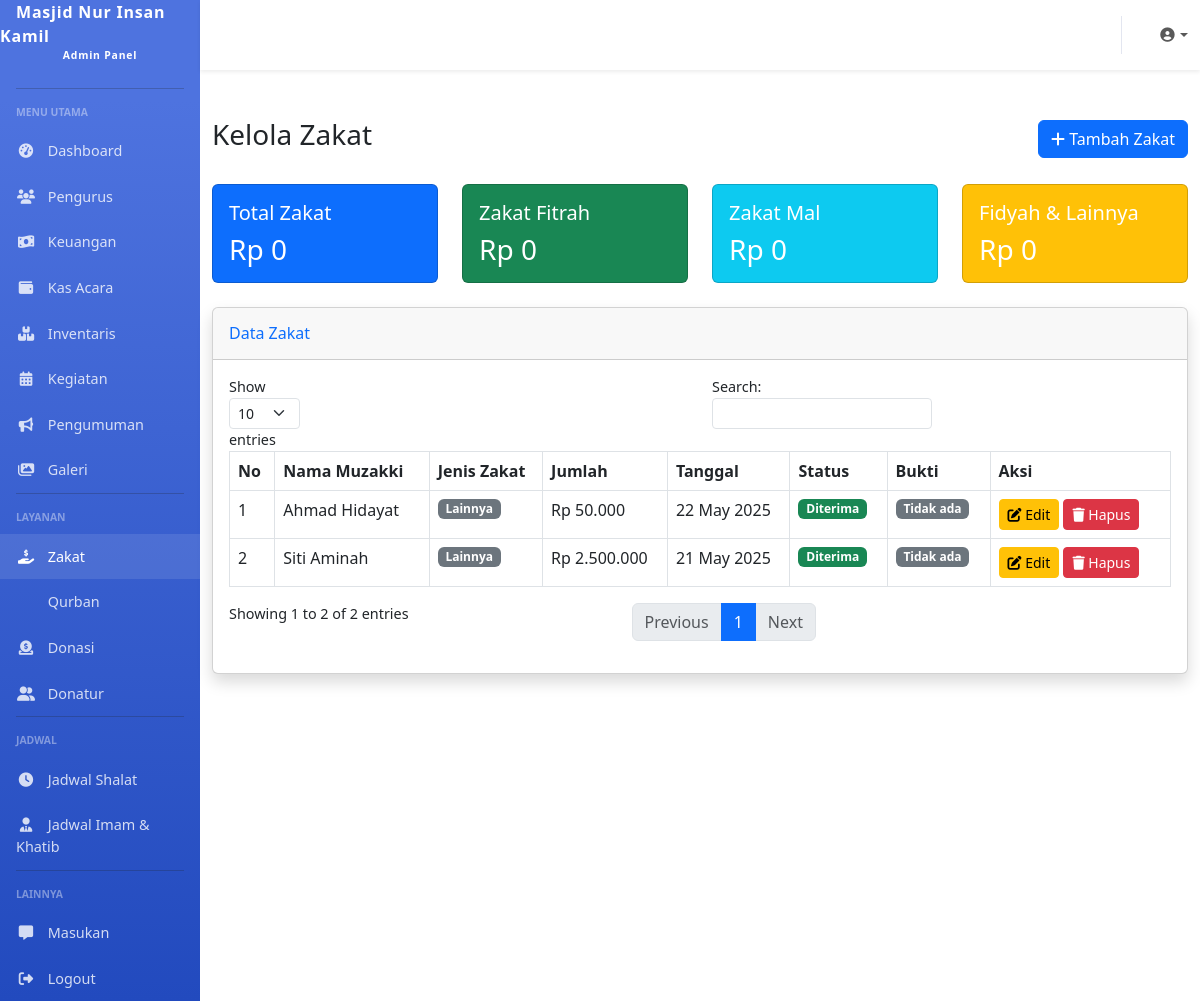
/admin/zakat.php (signed in), run on the app's committed database.
### tables this page shows
CREATE TABLE `settings` (
  `id` int(11) NOT NULL,
  `nama_masjid` varchar(100) NOT NULL DEFAULT 'Masjid Nur Insan Kamil',
  `alamat` text DEFAULT NULL,
  `no_telepon` varchar(20) DEFAULT NULL,
  `email` varchar(100) DEFAULT NULL,
  `logo` varchar(255) DEFAULT NULL,
  `deskripsi` text DEFAULT NULL,
  `rekening_bank` text DEFAULT NULL,
  `qris_image` varchar(255) DEFAULT NULL,
  `visi` text DEFAULT NULL,
  `misi` text DEFAULT NULL,
  `sejarah` text DEFAULT NULL,
  `created_at` timestamp NOT NULL DEFAULT current_timestamp(),
  `updated_at` timestamp NOT NULL DEFAULT current_timestamp() ON UPDATE current_timestamp()
);

CREATE TABLE `zakat` (
  `id` int(11) NOT NULL,
  `nama_muzakki` varchar(100) NOT NULL,
  `jenis_zakat` varchar(50) NOT NULL,
  `jumlah` decimal(15,2) NOT NULL,
  `tanggal` date NOT NULL,
  `alamat` text DEFAULT NULL,
  `no_telepon` varchar(20) DEFAULT NULL,
  `email` varchar(100) DEFAULT NULL,
  `metode_pembayaran` varchar(50) DEFAULT NULL,
  `status` enum('pending','diterima','disalurkan') DEFAULT 'pending',
  `bukti_pembayaran` varchar(255) DEFAULT NULL,
  `keterangan` text DEFAULT NULL,
  `created_at` timestamp NOT NULL DEFAULT current_timestamp(),
  `updated_at` timestamp NOT NULL DEFAULT current_timestamp() ON UPDATE current_timestamp()
);

### config/database.php (called while the page is built, shortened)
<?php
function getConnection() {
    $conn = new mysqli(DB_HOST, DB_USER, DB_PASS, DB_NAME);
    $conn->set_charset("utf8");
    return $conn;
}
function query($sql) {
    $conn = getConnection();
    $result = $conn->query($sql);
    return $result;
}
function fetchAll($sql) {
    $result = query($sql);
    $data = [];
    while ($row = $result->fetch_assoc()) {
        $data[] = $row;
    }
    return $data;
}
function fetchOne($sql) {
    $result = query($sql);
    $row = $result->fetch_assoc();
    return $row;
}

### includes/functions.php (called while the page is built, shortened)
<?php
require_once dirname(__DIR__) . '/config/database.php';
function formatDate($date, $format = 'd F Y') {
    $timestamp = strtotime($date);
    return date($format, $timestamp);
}
function formatRupiah($number) {
    return 'Rp ' . number_format($number, 0, ',', '.');
}
function getSettings() {
    return fetchOne("SELECT * FROM settings WHERE id = 1");
}
function isActiveMenu($menu, $active = 'active') {
    $currentPage = basename($_SERVER['PHP_SELF'], '.php');
    if ($currentPage == $menu) {
        return $active;
    }
    return '';
}

### admin/zakat.php (the view, shortened to what this page needs)
<?php
require_once 'includes/header.php';
$dataZakat = fetchAll("SELECT * FROM zakat ORDER BY tanggal DESC");
$totalFitrah = fetchOne("SELECT SUM(jumlah) as total FROM zakat WHERE jenis_zakat = 'fitrah'")['total'] ?? 0;
$totalMal = fetchOne("SELECT SUM(jumlah) as total FROM zakat WHERE jenis_zakat = 'mal'")['total'] ?? 0;
$totalFidyah = fetchOne("SELECT SUM(jumlah) as total FROM zakat WHERE jenis_zakat = 'fidyah'")['total'] ?? 0;
$totalLainnya = fetchOne("SELECT SUM(jumlah) as total FROM zakat WHERE jenis_zakat = 'lainnya'")['total'] ?? 0;
$totalZakat = $totalFitrah + $totalMal + $totalFidyah + $totalLainnya;
?>
<div class="container-fluid py-4">
    <div class="d-flex justify-content-between align-items-center mb-4">
        <h1 class="h3">Kelola Zakat</h1>
        <button type="button" class="btn btn-primary" data-bs-toggle="modal" data-bs-target="#formModal">
            <i class="fas fa-plus"></i> Tambah Zakat
        </button>
    </div>
    <div class="row mb-4">
        <div class="col-md-3">
            <div class="card bg-primary text-white">
                <div class="card-body">
                    <h5 class="card-title">Total Zakat</h5>
                    <h3 class="card-text"><?= formatRupiah($totalZakat) ?></h3>
                </div>
            </div>
        </div>
        <div class="col-md-3">
            <div class="card bg-success text-white">
                <div class="card-body">
                    <h5 class="card-title">Zakat Fitrah</h5>
                    <h3 class="card-text"><?= formatRupiah($totalFitrah) ?></h3>
                </div>
            </div>
        </div>
        <div class="col-md-3">
            <div class="card bg-info text-white">
                <div class="card-body">
                    <h5 class="card-title">Zakat Mal</h5>
                    <h3 class="card-text"><?= formatRupiah($totalMal) ?></h3>
                </div>
            </div>
        </div>
        <div class="col-md-3">
            <div class="card bg-warning text-white">
                <div class="card-body">
                    <h5 class="card-title">Fidyah & Lainnya</h5>
                    <h3 class="card-text"><?= formatRupiah($totalFidyah + $totalLainnya) ?></h3>
                </div>
            </div>
        </div>
    </div>
    <div class="card shadow mb-4">
        <div class="card-header py-3">
            <h6 class="m-0 font-weight-bold text-primary">Data Zakat</h6>
        </div>
        <div class="card-body">
            <div class="table-responsive">
                <table class="table table-bordered datatable" width="100%" cellspacing="0">
                    <thead>
                        <tr>
                            <th>No</th>
                            <th>Nama Muzakki</th>
                            <th>Jenis Zakat</th>
                            <th>Jumlah</th>
                            <th>Tanggal</th>
                            <th>Status</th>
                            <th>Bukti</th>
                            <th>Aksi</th>
                        </tr>
                    </thead>
                    <tbody>
                        <?php foreach ($dataZakat as $index => $zakat): ?>
                            <tr>
                                <td><?= $index + 1 ?></td>
                                <td><?= $zakat['nama_muzakki'] ?></td>
                                <td>
                                    <?php if ($zakat['jenis_zakat'] == 'fitrah'): ?>
                                        <span class="badge bg-success">Fitrah</span>
                                    <?php elseif ($zakat['jenis_zakat'] == 'mal'): ?>
                                        <span class="badge bg-info">Mal</span>
                                    <?php elseif ($zakat['jenis_zakat'] == 'fidyah'): ?>
                                        <span class="badge bg-warning">Fidyah</span>
                                    <?php else: ?>
                                        <span class="badge bg-secondary">Lainnya</span>
                                    <?php endif; ?>
                                </td>
                                <td><?= formatRupiah($zakat['jumlah']) ?></td>
                                <td><?= formatDate($zakat['tanggal']) ?></td>
                                <td>
                                    <?php if ($zakat['status'] == 'pending'): ?>
                                        <span class="badge bg-warning">Pending</span>
                                    <?php elseif ($zakat['status'] == 'diterima'): ?>
                                        <span class="badge bg-success">Diterima</span>
                                    <?php else: ?>
                                        <span class="badge bg-primary">Disalurkan</span>
                                    <?php endif; ?>
                                </td>
                                <td>
                                    <?php if (!empty($zakat['bukti_pembayaran'])): ?>
                                        <a href="<?= BASE_URL ?>/assets/uploads/zakat/<?= $zakat['bukti_pembayaran'] ?>" target="_blank" class="btn btn-sm btn-info">
                                            <i class="fas fa-eye"></i> Lihat
                                        </a>
                                    <?php else: ?>
                                        <span class="badge bg-secondary">Tidak ada</span>
                                    <?php endif; ?>
                                </td>
                                <td>
                                    <a href="?action=edit&id=<?= $zakat['id'] ?>" class="btn btn-sm btn-warning">
                                        <i class="fas fa-edit"></i> Edit
                                    </a>
                                    <a href="?action=delete&id=<?= $zakat['id'] ?>" class="btn btn-sm btn-danger" onclick="return confirm('Apakah Anda yakin ingin menghapus data ini?')">
                                        <i class="fas fa-trash"></i> Hapus
                                    </a>
                                </td>
                            </tr>
                        <?php endforeach; ?>
                    </tbody>
                </table>
            </div>
        </div>
    </div>
</div>
<?php
require_once 'includes/footer.php';
?>

### admin/includes/header.php (shortened to what this page needs)
<?php
require_once dirname(dirname(__DIR__)) . '/includes/functions.php';
$settings = getSettings();
?>
<!DOCTYPE html>
<html lang="id">
<head>
    <link href="https://cdn.jsdelivr.net/npm/bootstrap@5.3.0-alpha1/dist/css/bootstrap.min.css" rel="stylesheet">
    <link rel="stylesheet" href="https://cdnjs.cloudflare.com/ajax/libs/font-awesome/6.4.0/css/all.min.css">
</head>
<body>
    <div class="d-flex">
        <div class="sidebar col-lg-2 col-md-3 d-none d-md-block">
            <a class="sidebar-brand text-white" href="<?= ADMIN_URL ?>">
                <?= $settings['nama_masjid'] ?>
                <span>Admin Panel</span>
            </a>
            <hr class="sidebar-divider bg-white">
            <div class="sidebar-heading">Menu Utama</div>
            <ul class="nav flex-column">
                <li class="nav-item">
                    <a class="nav-link <?= isActiveMenu('index') ?>" href="<?= ADMIN_URL ?>">
                        <i class="fas fa-fw fa-tachometer-alt"></i>
                        Dashboard
                    </a>
                </li>
                <li class="nav-item">
                    <a class="nav-link <?= isActiveMenu('pengurus') ?>" href="<?= ADMIN_URL ?>/pengurus.php">
                        <i class="fas fa-fw fa-users"></i>
                        Pengurus
                    </a>
                </li>
                <li class="nav-item">
                    <a class="nav-link <?= isActiveMenu('keuangan') ?>" href="<?= ADMIN_URL ?>/keuangan.php">
                        <i class="fas fa-fw fa-money-bill-wave"></i>
                        Keuangan
                    </a>
                </li>
                <li class="nav-item">
                    <a class="nav-link <?= isActiveMenu('kas_acara') ?>" href="<?= ADMIN_URL ?>/kas_acara.php">
                        <i class="fas fa-fw fa-wallet"></i>
                        Kas Acara
                    </a>
                </li>
                <li class="nav-item">
                    <a class="nav-link <?= isActiveMenu('inventaris') ?>" href="<?= ADMIN_URL ?>/inventaris.php">
                        <i class="fas fa-fw fa-boxes"></i>
                        Inventaris
                    </a>
                </li>
                <li class="nav-item">
                    <a class="nav-link <?= isActiveMenu('kegiatan') ?>" href="<?= ADMIN_URL ?>/kegiatan.php">
                        <i class="fas fa-fw fa-calendar-alt"></i>
                        Kegiatan
                    </a>
                </li>
                <li class="nav-item">
                    <a class="nav-link <?= isActiveMenu('pengumuman') ?>" href="<?= ADMIN_URL ?>/pengumuman.php">
                        <i class="fas fa-fw fa-bullhorn"></i>
                        Pengumuman
                    </a>
                </li>
                <li class="nav-item">
                    <a class="nav-link <?= isActiveMenu('galeri') ?>" href="<?= ADMIN_URL ?>/galeri.php">
                        <i class="fas fa-fw fa-images"></i>
                        Galeri
                    </a>
                </li>
            </ul>
            <hr class="sidebar-divider bg-white">
            <div class="sidebar-heading">Layanan</div>
            <ul class="nav flex-column">
                <li class="nav-item">
                    <a class="nav-link <?= isActiveMenu('zakat') ?>" href="<?= ADMIN_URL ?>/zakat.php">
                        <i class="fas fa-fw fa-hand-holding-usd"></i>
                        Zakat
                    </a>
                </li>
                <li class="nav-item">
                    <a class="nav-link <?= isActiveMenu('qurban') ?>" href="<?= ADMIN_URL ?>/qurban.php">
                        Qurban
                    </a>
                </li>
                <li class="nav-item">
                    <a class="nav-link <?= isActiveMenu('donasi') ?>" href="<?= ADMIN_URL ?>/donasi.php">
                        <i class="fas fa-fw fa-donate"></i>
                        Donasi
                    </a>
                </li>
                <li class="nav-item">
                    <a class="nav-link <?= isActiveMenu('donatur') ?>" href="<?= ADMIN_URL ?>/donatur.php">
                        <i class="fas fa-fw fa-user-friends"></i>
                        Donatur
                    </a>
                </li>
            </ul>
            <hr class="sidebar-divider bg-white">
            <div class="sidebar-heading">Jadwal</div>
            <ul class="nav flex-column">
                <li class="nav-item">
                    <a class="nav-link <?= isActiveMenu('jadwal_shalat') ?>" href="<?= ADMIN_URL ?>/jadwal_shalat.php">
                        <i class="fas fa-fw fa-clock"></i>
                        Jadwal Shalat
                    </a>
                </li>
                <li class="nav-item">
                    <a class="nav-link <?= isActiveMenu('jadwal_imam_khatib') ?>" href="<?= ADMIN_URL ?>/jadwal_imam_khatib.php">
                        <i class="fas fa-fw fa-user-tie"></i>
                        Jadwal Imam & Khatib
                    </a>
                </li>
            </ul>
            <hr class="sidebar-divider bg-white">
            <div class="sidebar-heading">Lainnya</div>
            <ul class="nav flex-column">
                <li class="nav-item">
                    <a class="nav-link <?= isActiveMenu('masukan') ?>" href="<?= ADMIN_URL ?>/masukan.php">
                        <i class="fas fa-fw fa-comment-alt"></i>
                        Masukan
                    </a>
                </li>
                <li class="nav-item">
                    <a class="nav-link" href="<?= ADMIN_URL ?>/logout.php">
                        <i class="fas fa-fw fa-sign-out-alt"></i>
                        Logout
                    </a>
                </li>
            </ul>
        </div>
        <div class="content col-lg-10 col-md-9 col-12">
            <nav class="navbar navbar-expand navbar-light bg-white topbar mb-4 shadow-sm">
                <ul class="navbar-nav ms-auto">
                    <li class="nav-item dropdown no-arrow">
                        <a class="nav-link dropdown-toggle" href="#" id="userDropdown" role="button" data-bs-toggle="dropdown" aria-haspopup="true" aria-expanded="false">
                            <i class="fas fa-user-circle fa-fw"></i>
                        </a>
                    </li>
                </ul>
            </nav>

### admin/includes/header.php (style rules this page uses)
body { font-size: 0.9rem; }
.sidebar { min-height: 100vh; background-color: #4e73df; background-image: linear-gradient(180deg, #4e73df 10%, #224abe 100%); background-size: cover; }
.sidebar-brand { height: 4.375rem; text-decoration: none; font-size: 1rem; font-weight: 800; padding: 1.5rem 1rem; text-align: center; letter-spacing: 0.05rem; z-index: 1; }
.sidebar-brand span { font-size: 0.65rem; display: block; }
.sidebar-divider { margin: 0 1rem 1rem; }
.sidebar .nav-item { position: relative; }
.sidebar .nav-item .nav-link { display: block; width: 100%; text-align: left; padding: 0.75rem 1rem; color: rgba(255, 255, 255, 0.8); }
.sidebar .nav-item .nav-link:hover, .sidebar .nav-item .nav-link.active { color: #fff; background-color: rgba(255, 255, 255, 0.1); }
.sidebar .nav-item .nav-link i { margin-right: 0.5rem; width: 1.25rem; text-align: center; }
.sidebar-heading { padding: 0 1rem; font-weight: 800; font-size: 0.65rem; color: rgba(255, 255, 255, 0.4); text-transform: uppercase; margin-bottom: 0.5rem; }
.content { flex: 1 0 auto; }
.topbar { height: 4.375rem; }
.topbar .nav-item .nav-link { height: 4.375rem; display: flex; align-items: center; padding: 0 0.75rem; }

### data on the page
settings: nama_masjid "Masjid Nur Insan Kamil"
zakat: nama_muzakki "Ahmad Hidayat", jenis_zakat "Lainnya", jumlah "Rp 50.000", tanggal "22 May 2025", status "Diterima", shows "Tidak ada"
zakat: nama_muzakki "Siti Aminah", jenis_zakat "Lainnya", jumlah "Rp 2.500.000", tanggal "21 May 2025", status "Diterima", shows "Tidak ada"

### other printed values
formatRupiah($totalZakat) "Rp 0"
formatRupiah($totalFitrah) "Rp 0"
formatRupiah($totalMal) "Rp 0"
formatRupiah($totalFidyah + $totalLainnya) "Rp 0"
